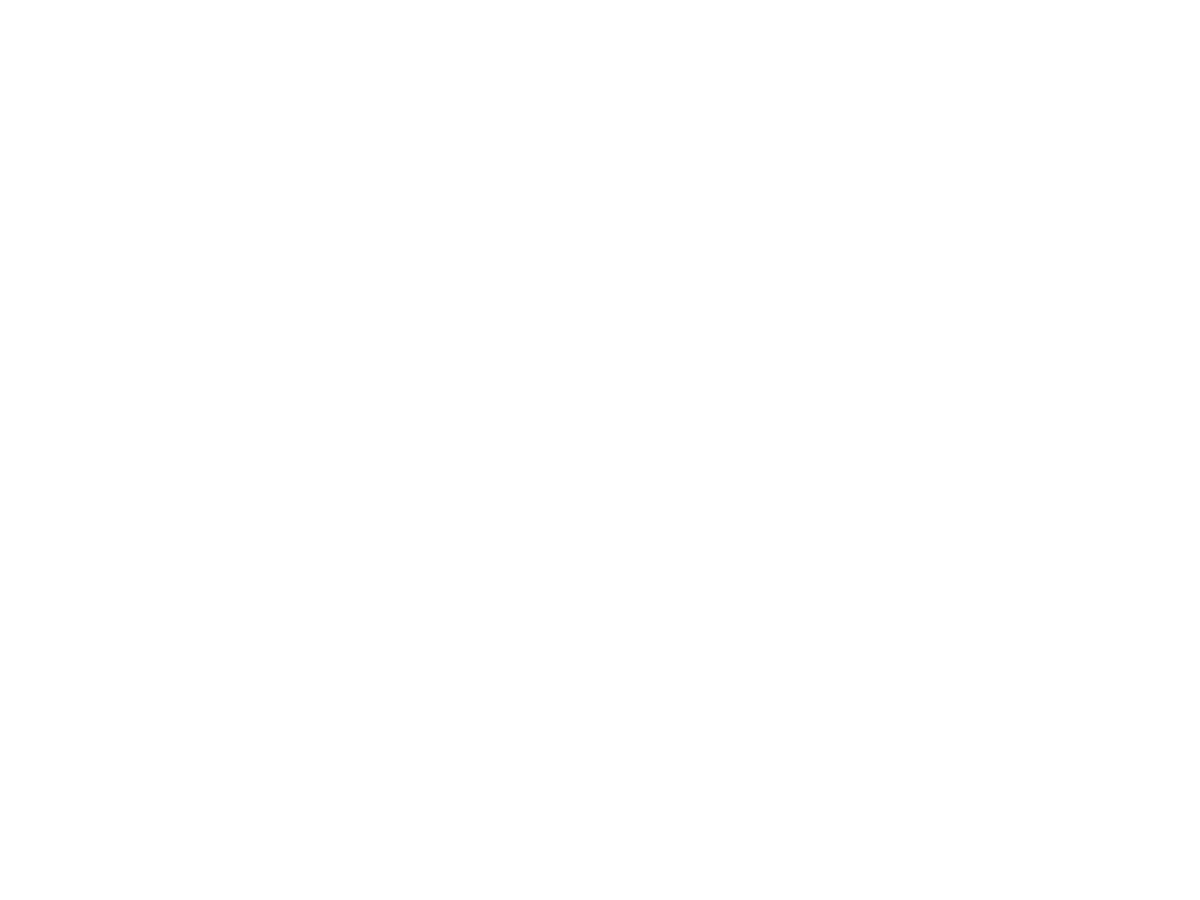
Frame 1 (no input)
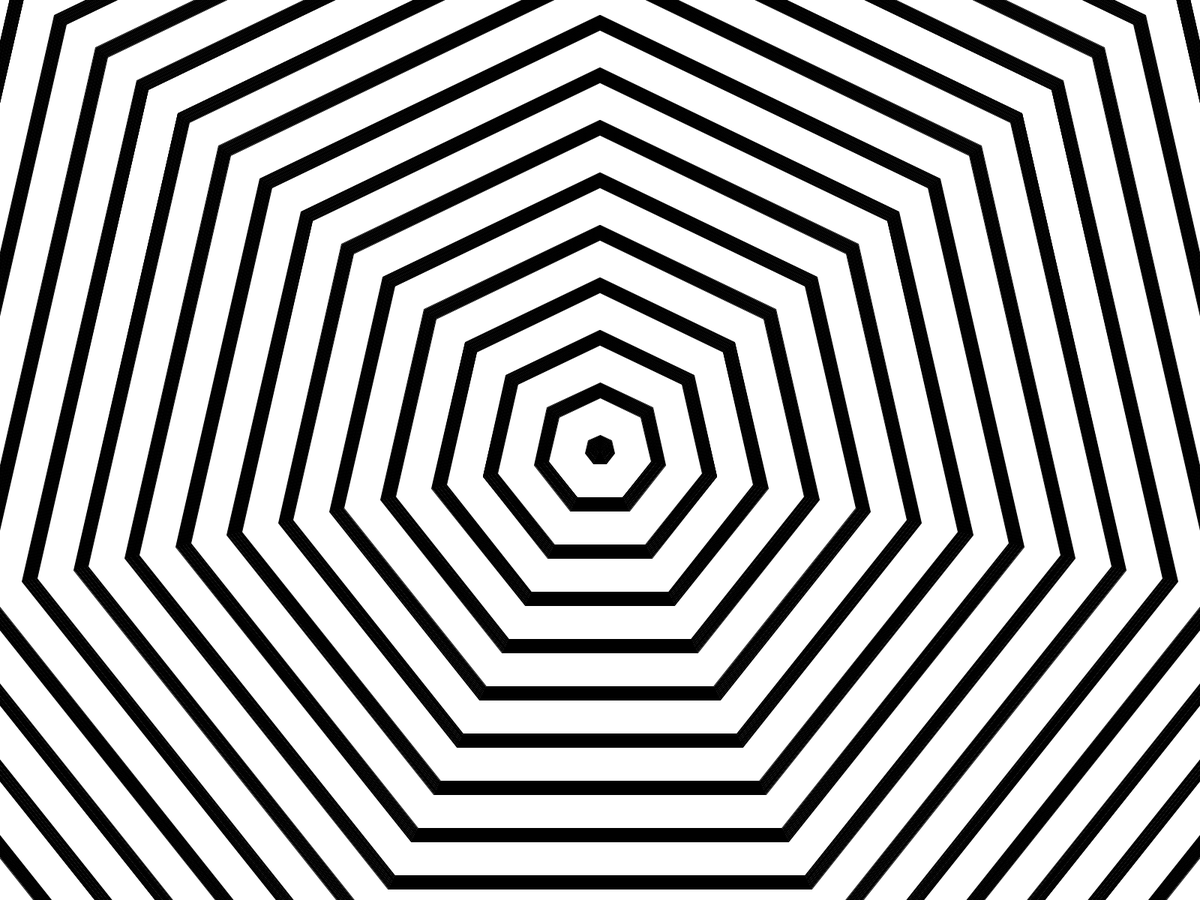
Frame 60 (the mouse pressed at the canvas centre just before this capture)
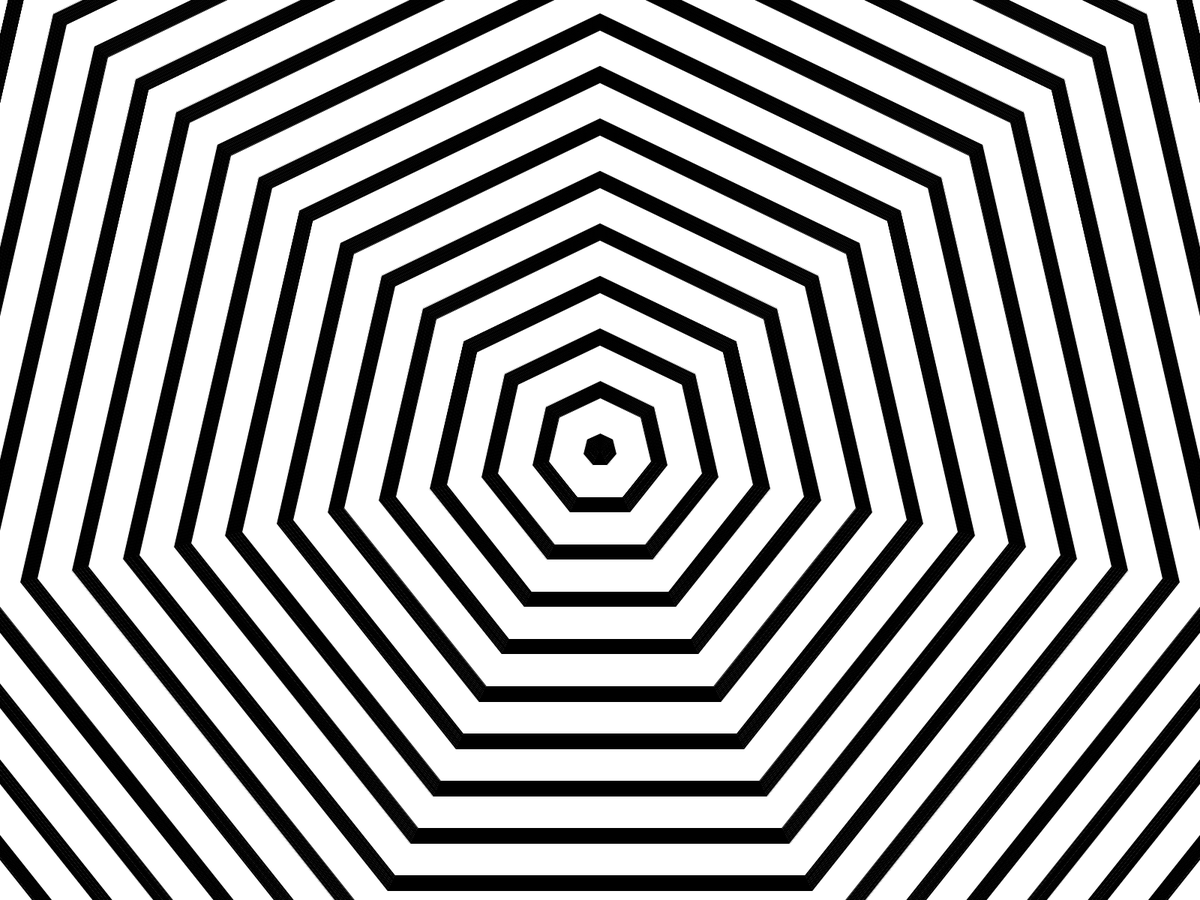
Frame 120 (the mouse held since frame 60 and released just before this capture)

The Processing sketch that drew these frames (run headless with seeded random() and noise(); from frame 60 on, the mouse is pressed at the canvas centre):

// Processing sketch: polygons
// ── polygons.pde
int radius = 70;

void setup() {
  fullScreen();
  // size(800,600);
}

void draw() {
  // background(0);
  for (int i = 0; i < width/radius; i++) {
    polygon(width/2, height/2, radius*i, 7);
  }
  
  noFill();
  
  if ((frameCount / radius) % 2 == 0) { 
    stroke(0);
  } else {
    stroke(255);
  }
}

void polygon(int x, int y, int radius, int verteces) {
  float angle = TWO_PI / verteces;
  radius = (radius+frameCount/3)%width;
  beginShape();
  for (float a = 0; a < TWO_PI; a += angle) {
    float sx = x + sin(a) * radius;
    float sy = y - cos(a) * radius;
    vertex(sx, sy);
  }
  endShape(CLOSE);
}
